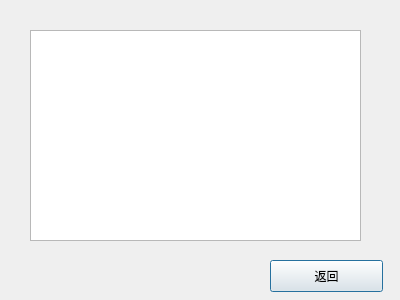
<?xml version="1.0" encoding="UTF-8"?>
<ui version="4.0">
 <class>ShowRecordDialog</class>
 <widget class="QDialog" name="ShowRecordDialog">
  <property name="geometry">
   <rect>
    <x>0</x>
    <y>0</y>
    <width>400</width>
    <height>300</height>
   </rect>
  </property>
  <property name="windowTitle">
   <string>Dialog</string>
  </property>
  <widget class="QTextEdit" name="textEdit">
   <property name="geometry">
    <rect>
     <x>30</x>
     <y>30</y>
     <width>331</width>
     <height>211</height>
    </rect>
   </property>
  </widget>
  <widget class="QPushButton" name="pushButton">
   <property name="geometry">
    <rect>
     <x>270</x>
     <y>260</y>
     <width>113</width>
     <height>32</height>
    </rect>
   </property>
   <property name="text">
    <string>返回</string>
   </property>
  </widget>
 </widget>
 <resources/>
 <connections/>
</ui>
